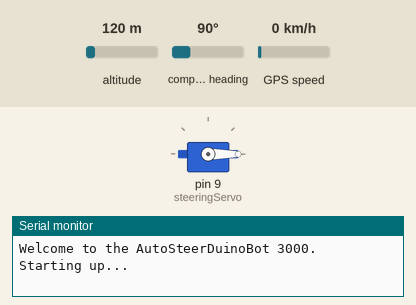
Recording of a sketch running on a simulated Arduino Uno, built with avr-gcc and run on an emulated ATmega328P. Parts: servo, the last lines printed to the serial monitor. The test bench sets the inputs (shaded band); at power-on: compass heading 90°, altitude 120 m, GPS speed 0 km/h. The GPS gets a fix after 3 s at 37.7749, -122.4194 with 8 satellites.

Above: at 1.2 s.
1.3 s: compass heading set to 180°
At 4.1 s:
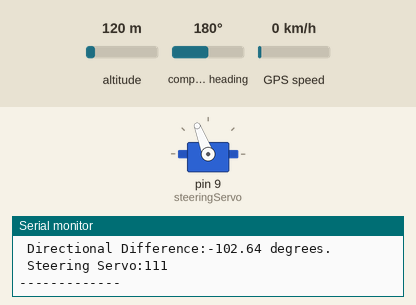
5.4 s: compass heading set to 269°
At 7.6 s:
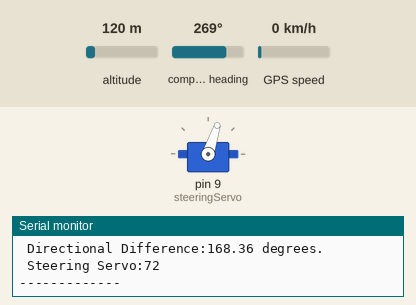
8.2 s: compass heading set to 176°
At 9.7 s:
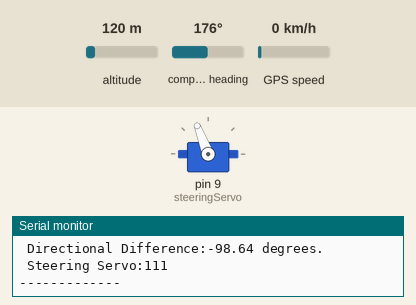
Timing chart, 0 to 11.2 s (numbered marks = the images above; inputs shaded):
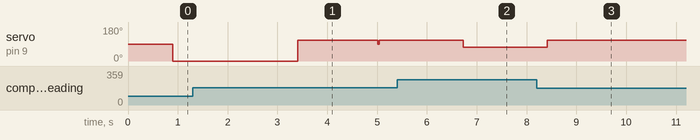

The sketch:

GPS_Steering.ino
```cpp
#include <SoftwareSerial.h>
#include <TinyGPS.h>
#include <Servo2.h>
#define PMTK_SET_NMEA_UPDATE_1HZ  "$PMTK220,1000*1F"
#define PMTK_SET_NMEA_UPDATE_5HZ  "$PMTK220,200*2C"
#define PMTK_SET_NMEA_UPDATE_10HZ "$PMTK220,100*2F"
#define PMTK_SET_NMEA_OUTPUT_RMCONLY "$PMTK314,0,1,0,0,0,0,0,0,0,0,0,0,0,0,0,0,0,0,0*29"
#define PMTK_SET_NMEA_OUTPUT_ALLDATA "$PMTK314,1,1,1,1,1,1,0,0,0,0,0,0,0,0,0,0,0,0,0*28"


/* This sample code demonstrates the normal use of a TinyGPS object.
   It requires the use of NewSoftSerial, and assumes that you have a
   4800-baud serial GPS device hooked up on pins 2(rx) and 3(tx).
*/
boolean debugPrint = true;
boolean steeringEnabled = true;
TinyGPS gps;
Servo steeringServo;
SoftwareSerial mySerial(2, 3);
float myLat, myLon;
float initialLat = 0;
float initialLon = 0;
float directionDifference ;
int steeringAngle;
unsigned long currentTime;
void gpsdump(TinyGPS &gps);
boolean feedgps();
void printFloat(double f, int digits = 2);


void setup()
{
  Serial.begin(115200);
  mySerial.begin(9600);
  mySerial.println(PMTK_SET_NMEA_OUTPUT_RMCONLY);
  mySerial.println(PMTK_SET_NMEA_UPDATE_1HZ);
  Serial.print("Welcome to the AutoSteerDuinoBot 3000. Starting up...");
  Serial.println();
  currentTime = millis();
}


void printFloat(double number, int digits)
{
  if (number < 0.0) // Handle negative numbers
  {
     Serial.print('-');
     number = -number;
  }
  double rounding = 0.5;  // Round correctly so that print(1.999, 2) prints as "2.00"
  for (uint8_t i=0; i<digits; ++i)
    rounding /= 10.0;
  number += rounding;
  unsigned long int_part = (unsigned long)number;  // Extract the integer part of the number and print it
  double remainder = number - (double)int_part;
  Serial.print(int_part);
  if (digits > 0)  // Print the decimal point, but only if there are digits beyond
    Serial.print(".");
  while (digits-- > 0)  // Extract digits from the remainder one at a time
  {
    remainder *= 10.0;
    int toPrint = int(remainder);
    Serial.print(toPrint);
    remainder -= toPrint;
  }
}


float getTurnAngle(float courseHeading, float currentHeading){
  float directionDifference;
  directionDifference = courseHeading - currentHeading;
  if (directionDifference  > 180){
    directionDifference -= 360;
  }else if (directionDifference  < -180){
    directionDifference += 360;
  }
  return directionDifference;
}


void gpsdump(TinyGPS &gps)
{
  long lat, lon;
  float flat, flon;
  unsigned long age, date, time, chars, course;
  float courseHeading;
  float currentHeading;
  //unsigned long age, time, date, speed, course;
  int year;
  byte month, day, hour, minute, second, hundredths;
  unsigned short sentences, failed;
  unsigned long heading;
  if(steeringServo.attached())
  {
    steeringServo.detach();
  }
  feedgps(); // If we don't feed the gps during this long routine, we may drop characters and get checksum errors
  if(steeringServo.attached())
  {
    steeringServo.detach();
  }
  gps.f_get_position(&flat, &flon, &age);
  myLat = flat;
  myLon = flon;
  float goal[] = {39.26450, -94.39680}; //end of the driveway at the gate
  heading = gps.course();
  currentHeading = heading/100;
  courseHeading = gps.course_to(myLat, myLon, goal[0], goal[1]);
  directionDifference = getTurnAngle(courseHeading, currentHeading);
  if(initialLat==0){
    initialLat = flat;
  }
  if(initialLon==0){
    initialLon = flon;
  }
  steeringAngle = map(directionDifference, -180, 180, 122, 70);
  if(debugPrint){
    Serial.print("Lat/Long(float): ");
    printFloat(flat, 5);
    Serial.print(", ");
    printFloat(flon, 5);
    Serial.print(" Fix age: ");
    Serial.print(age);
    Serial.print(" ms.");
    Serial.println();
    Serial.print(" Heading:");
    Serial.print(currentHeading);
    Serial.print(" degrees.");
    Serial.println();
    Serial.print(" Course_to:");
    Serial.print(courseHeading);
    Serial.print(" degrees.");
    Serial.println();
    Serial.print(" Directional Difference:");
    Serial.print(directionDifference);
    Serial.print(" degrees.");
    Serial.println();
    Serial.print(" Steering Servo:");
    Serial.print(steeringAngle);
    Serial.println();
  }
  if(steeringServo.attached())
  {
    steeringServo.detach();
  }
  feedgps();
  /*gps.crack_datetime(&year, &month, &day, &hour, &minute, &second, &hundredths, &age);
  Serial.print("Date: "); Serial.print(static_cast<int>(month)); Serial.print("/"); Serial.print(static_cast<int>(day)); Serial.print("/"); Serial.print(year);
  Serial.print("  Time: "); Serial.print(static_cast<int>(hour)); Serial.print(":"); Serial.print(static_cast<int>(minute)); Serial.print(":"); Serial.print(static_cast<int>(second)); Serial.print("."); Serial.print(static_cast<int>(hundredths));
  Serial.print("  Fix age: ");  Serial.print(age); Serial.println("ms.");
  feedgps();
  */
}


boolean feedgps()
{
  if(steeringServo.attached())
  {
    steeringServo.detach();
  }
  while (mySerial.available())
  {
    if (gps.encode(mySerial.read()))
      return true;
  }
  return false;
}


void loop()
{
  boolean newdata = false;
  unsigned long start = millis();

  // Every 5 seconds we print an update
  while (millis() - start < 100)
  {
    if(steeringServo.attached())
      {
        steeringServo.detach();
      }
    if (feedgps())
      newdata = true;
  }
  if(millis() - currentTime > 751){
    currentTime = millis();
    if(steeringEnabled){
      steeringServo.attach(9);
      delay(29);
      steeringServo.write(steeringAngle);
      delay(101);
    }
  }
  if (newdata)
  {
    if(debugPrint){
      Serial.println("Acquired Data");
      Serial.println("-------------");
    }
    gpsdump(gps);
    Serial.println("-------------");
    //Serial.println((initialLat-myLat)*10000);
  }
}
```

Measured:
- after the input at 1.3 s, servo on pin 9 (steeringServo): 0° → 111° after 2.1 s
- after the input at 8.2 s, servo on pin 9 (steeringServo): 72° → 111° after 0.22 s
